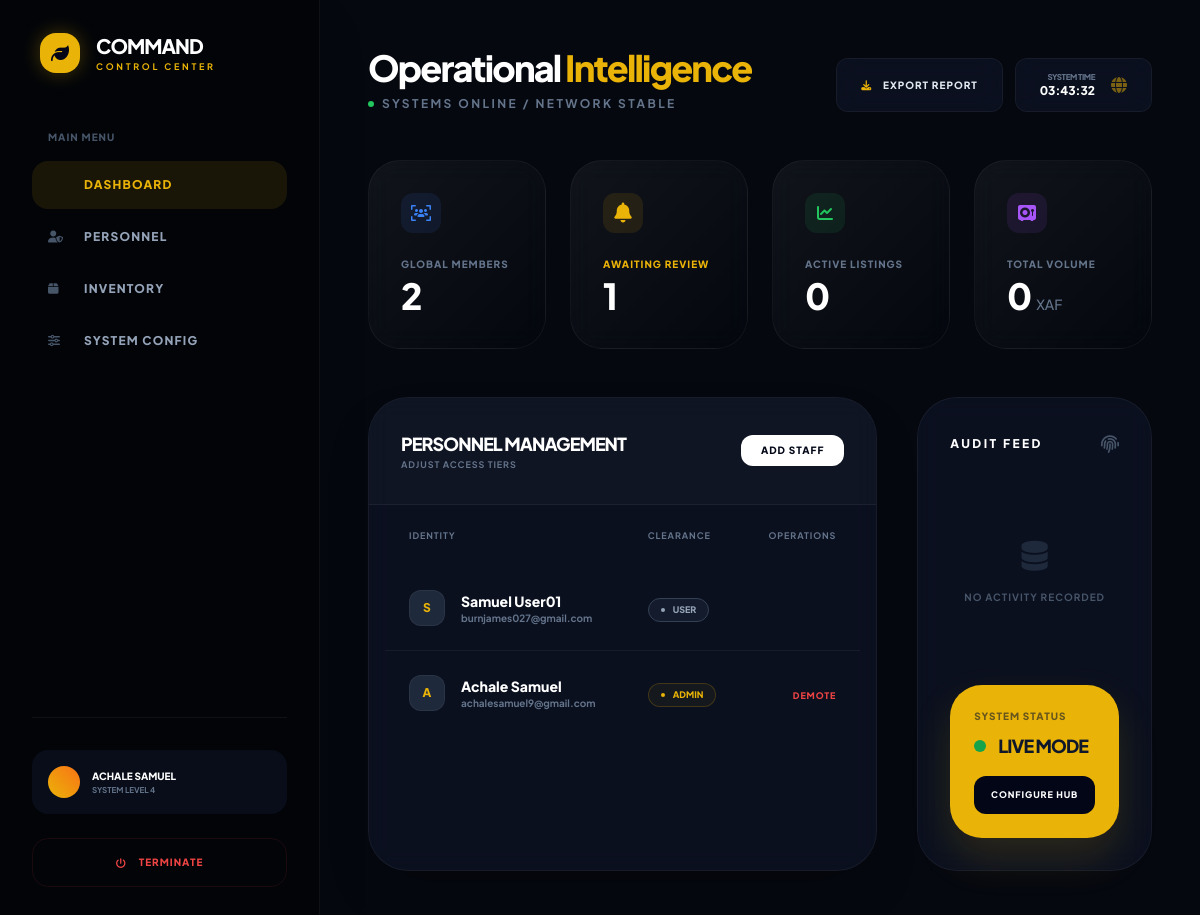
Page /admin_dashboard.php (signed in) on the committed database.
### tables this page shows
CREATE TABLE `users` (
  `id` int(11) NOT NULL,
  `username` varchar(50) NOT NULL,
  `email` varchar(100) NOT NULL,
  `password` varchar(255) NOT NULL,
  `hub_location` varchar(100) DEFAULT NULL,
  `role` varchar(20) DEFAULT 'user',
  `created_at` timestamp NOT NULL DEFAULT current_timestamp()
);

CREATE TABLE `system_settings` (
  `id` int(11) NOT NULL,
  `setting_key` varchar(50) NOT NULL,
  `setting_value` varchar(255) NOT NULL
);

### admin_dashboard.php (the view, shortened to what this page needs)
<?php
require_once 'db.php';
$m_status = 0;
$totalUsers = 0;
$pendingProducts = 0;
$activeProducts = 0;
$totalRevenue = 0;
$recent_logs = [];
$all_users = [];
try {
    $tableCheck = $pdo->query("SHOW TABLES LIKE 'system_settings'")->rowCount();
    if($tableCheck > 0) {
        $m_stmt = $pdo->query("SELECT setting_value FROM system_settings WHERE setting_key = 'maintenance_mode'");
        $m_status = $m_stmt->fetchColumn();
    }
    $totalUsers = $pdo->query("SELECT COUNT(*) FROM users")->fetchColumn() ?: 0;
    if($pdo->query("SHOW TABLES LIKE 'products'")->rowCount() > 0) {
        $pendingProducts = $pdo->query("SELECT COUNT(*) FROM products WHERE status = 'pending'")->fetchColumn() ?: 0;
        $activeProducts = $pdo->query("SELECT COUNT(*) FROM products WHERE status = 'active'")->fetchColumn() ?: 0;
    }
    if($pdo->query("SHOW TABLES LIKE 'transactions'")->rowCount() > 0) {
        $totalRevenue = $pdo->query("SELECT SUM(amount_paid) FROM transactions WHERE payment_status = 'released'")->fetchColumn() ?: 0;
    }
    if($pdo->query("SHOW TABLES LIKE 'audit_logs'")->rowCount() > 0) {
        $recent_logs = $pdo->query("SELECT a.*, u.username FROM audit_logs a JOIN users u ON a.admin_id = u.id ORDER BY a.created_at DESC LIMIT 5")->fetchAll();
    }
    $all_users = $pdo->query("SELECT id, username, email, role FROM users ORDER BY id DESC LIMIT 10")->fetchAll();
} catch (PDOException $e) {
    $error_msg = $e->getMessage();
}
?>
<!DOCTYPE html>
<html lang="en" class="scroll-smooth">
<head>
    <script src="https://cdn.tailwindcss.com"></script>
    <link rel="stylesheet" href="https://cdnjs.cloudflare.com/ajax/libs/font-awesome/6.4.0/css/all.min.css">
</head>
<body class="text-slate-200">
    <div class="flex min-h-screen">
        <aside class="w-80 bg-[#020408] border-r border-white/5 flex flex-col p-8 fixed h-full shadow-2xl z-50">
            <div class="flex items-center gap-4 mb-14 px-2">
                <div class="h-10 w-10 bg-yellow-500 rounded-2xl flex items-center justify-center text-slate-950 shadow-[0_0_20px_rgba(234,179,8,0.3)]">
                    <i class="fas fa-leaf text-lg"></i>
                </div>
                <div>
                    <h2 class="font-black text-xl tracking-tighter text-white">COMMAND</h2>
                    <p class="text-[9px] font-bold text-yellow-500 tracking-[0.3em] uppercase">Control Center</p>
                </div>
            </div>
            <nav class="space-y-1">
                <p class="text-[10px] font-black text-slate-600 uppercase tracking-widest mb-4 ml-4">Main Menu</p>
                <a href="#" class="flex items-center gap-4 bg-yellow-500/10 text-yellow-500 p-4 rounded-2xl text-xs font-black uppercase tracking-widest transition-all">
                    <i class="fas fa-grid-2 w-5"></i> Dashboard
                </a>
                <a href="#personnel" class="flex items-center gap-4 text-slate-400 p-4 rounded-2xl text-xs font-black uppercase tracking-widest hover:bg-white/5 hover:text-white transition-all">
                    <i class="fas fa-user-shield w-5 text-slate-600"></i> Personnel
                </a>
                <a href="#" class="flex items-center gap-4 text-slate-400 p-4 rounded-2xl text-xs font-black uppercase tracking-widest hover:bg-white/5 hover:text-white transition-all">
                    <i class="fas fa-box w-5 text-slate-600"></i> Inventory
                </a>
                <a href="admin_settings.php" class="flex items-center gap-4 text-slate-400 p-4 rounded-2xl text-xs font-black uppercase tracking-widest hover:bg-white/5 hover:text-white transition-all">
                    <i class="fas fa-sliders w-5 text-slate-600"></i> System Config
                </a>
            </nav>
            <div class="mt-auto pt-8 border-t border-white/5">
                <div class="bg-slate-900/50 p-4 rounded-2xl mb-6 flex items-center gap-3">
                    <div class="h-8 w-8 rounded-full bg-gradient-to-tr from-yellow-500 to-orange-500"></div>
                    <div>
                        <p class="text-[10px] font-black uppercase text-white"><?= $_SESSION['username'] ?? 'Root Admin' ?></p>
                        <p class="text-[8px] font-bold text-slate-500 uppercase">System Level 4</p>
                    </div>
                </div>
                <a href="logout.php" class="flex items-center justify-center gap-3 w-full py-4 rounded-2xl text-[10px] font-black uppercase tracking-widest text-red-500 hover:bg-red-500/10 transition-all border border-red-500/10">
                    <i class="fas fa-power-off"></i> Terminate
                </a>
            </div>
        </aside>
        <main class="flex-1 ml-80 p-12 bg-[#05080f]">
            <header class="flex justify-between items-end mb-12">
                <div>
                    <h1 class="text-4xl font-black text-white tracking-tighter">Operational <span class="text-yellow-500">Intelligence</span></h1>
                    <p class="text-xs font-bold text-slate-500 uppercase tracking-[0.2em] mt-2 flex items-center gap-2">
                        <span class="h-1.5 w-1.5 bg-green-500 rounded-full animate-pulse"></span> Systems Online / Network Stable
                    </p>
                </div>
                <div class="flex gap-3">
                    <button class="glass-card px-6 py-3 rounded-xl text-[10px] font-black uppercase tracking-widest hover:border-yellow-500/50 transition-all">
                        <i class="fas fa-download mr-2 text-yellow-500"></i> Export Report
                    </button>
                    <div class="glass-card px-6 py-3 rounded-xl flex items-center gap-4">
                        <div class="text-right">
                            <p class="text-[8px] font-black text-slate-500 uppercase tracking-tighter">System Time</p>
                            <p class="text-xs font-black text-white"><?= date('H:i:s') ?></p>
                        </div>
                        <i class="fas fa-globe text-yellow-500 opacity-50"></i>
                    </div>
                </div>
            </header>
            <div class="grid grid-cols-4 gap-6 mb-12">
                <div class="glass-card stat-gradient p-8 rounded-[2rem] hover:scale-[1.02] transition-transform cursor-pointer">
                    <div class="h-10 w-10 rounded-xl bg-blue-500/10 text-blue-500 flex items-center justify-center mb-6">
                        <i class="fas fa-users-viewfinder"></i>
                    </div>
                    <p class="text-[10px] font-black uppercase text-slate-500 tracking-widest">Global Members</p>
                    <h3 class="text-4xl font-black text-white mt-1"><?= number_format($totalUsers) ?></h3>
                </div>
                <div class="glass-card stat-gradient p-8 rounded-[2rem] hover:scale-[1.02] transition-transform cursor-pointer">
                    <div class="h-10 w-10 rounded-xl bg-yellow-500/10 text-yellow-500 flex items-center justify-center mb-6 text-xl animate-pulse">
                        <i class="fas fa-bell"></i>
                    </div>
                    <p class="text-[10px] font-black uppercase text-yellow-500 tracking-widest">Awaiting Review</p>
                    <h3 class="text-4xl font-black text-white mt-1"><?= $pendingProducts ?></h3>
                </div>
                <div class="glass-card stat-gradient p-8 rounded-[2rem] hover:scale-[1.02] transition-transform cursor-pointer">
                    <div class="h-10 w-10 rounded-xl bg-green-500/10 text-green-500 flex items-center justify-center mb-6">
                        <i class="fas fa-chart-line"></i>
                    </div>
                    <p class="text-[10px] font-black uppercase text-slate-500 tracking-widest">Active Listings</p>
                    <h3 class="text-4xl font-black text-white mt-1"><?= $activeProducts ?></h3>
                </div>
                <div class="glass-card stat-gradient p-8 rounded-[2rem] hover:scale-[1.02] transition-transform cursor-pointer">
                    <div class="h-10 w-10 rounded-xl bg-purple-500/10 text-purple-500 flex items-center justify-center mb-6">
                        <i class="fas fa-vault"></i>
                    </div>
                    <p class="text-[10px] font-black uppercase text-slate-500 tracking-widest">Total Volume</p>
                    <h3 class="text-4xl font-black text-white mt-1"><?= number_format($totalRevenue) ?><span class="text-sm ml-1 text-slate-500 font-medium">XAF</span></h3>
                </div>
            </div>
            <div class="grid grid-cols-3 gap-10">
                <div class="col-span-2 glass-card rounded-[2.5rem] overflow-hidden shadow-2xl" id="personnel">
                    <div class="p-8 border-b border-white/5 flex justify-between items-center bg-white/[0.02]">
                        <div>
                            <h3 class="text-lg font-black uppercase tracking-tighter text-white">Personnel Management</h3>
                            <p class="text-[9px] font-bold text-slate-500 uppercase tracking-widest">Adjust access tiers</p>
                        </div>
                        <button class="bg-white text-slate-950 px-5 py-2 rounded-xl text-[10px] font-black uppercase tracking-widest hover:bg-yellow-500 transition-colors">Add Staff</button>
                    </div>
                    <div class="overflow-x-auto px-4 pb-4">
                        <table class="w-full text-left">
                            <thead class="text-[9px] font-black uppercase tracking-widest text-slate-500">
                                <tr>
                                    <th class="px-6 py-6">Identity</th>
                                    <th class="px-6 py-6">Clearance</th>
                                    <th class="px-6 py-6 text-right">Operations</th>
                                </tr>
                            </thead>
                            <tbody class="divide-y divide-white/5">
                                <?php foreach($all_users as $user): ?>
                                <tr class="group hover:bg-white/[0.01] transition-all">
                                    <td class="px-6 py-6 flex items-center gap-4">
                                        <div class="h-9 w-9 rounded-xl bg-slate-800 flex items-center justify-center font-black text-xs text-yellow-500 border border-white/5">
                                            <?= strtoupper(substr($user['username'], 0, 1)) ?>
                                        </div>
                                        <div>
                                            <p class="text-sm font-black text-white"><?= htmlspecialchars($user['username']) ?></p>
                                            <p class="text-[10px] font-bold text-slate-500"><?= htmlspecialchars($user['email']) ?></p>
                                        </div>
                                    </td>
                                    <td class="px-6 py-6">
                                        <div class="inline-flex items-center gap-2 px-3 py-1 rounded-full border <?= $user['role'] == 'admin' ? 'border-yellow-500/20 bg-yellow-500/5 text-yellow-500' : 'border-slate-700 bg-slate-800/50 text-slate-400' ?> text-[9px] font-black uppercase">
                                            <span class="h-1 w-1 rounded-full bg-current"></span>
                                            <?= $user['role'] ?>
                                        </div>
                                    </td>
                                    <td class="px-6 py-6 text-right">
                                        <form action="update_role.php" method="POST">
                                            <?php if($user['role'] !== 'admin'): ?>
                                                <button name="new_role" value="admin" class="text-[9px] font-black uppercase tracking-widest opacity-0 group-hover:opacity-100 transition-all text-slate-400 hover:text-white underline decoration-yellow-500">Promote</button>
                                            <?php else: ?>
                                                <button name="new_role" value="farmer" class="text-[9px] font-black uppercase tracking-widest text-red-500 hover:text-red-400">Demote</button>
                                            <?php endif; ?>
                                        </form>
                                    </td>
                                </tr>
                                <?php endforeach; ?>
                            </tbody>
                        </table>
                    </div>
                </div>
                <div class="glass-card rounded-[2.5rem] p-8">
                    <div class="flex items-center justify-between mb-10">
                        <h4 class="text-xs font-black uppercase tracking-[0.2em] text-white">Audit Feed</h4>
                        <i class="fas fa-fingerprint text-slate-600 text-lg"></i>
                    </div>
                    <div class="space-y-6">
                        <?php if(empty($recent_logs)): ?>
                            <div class="text-center py-10">
                                <i class="fas fa-database text-slate-800 text-3xl mb-4"></i>
                                <p class="text-[10px] font-bold text-slate-600 uppercase tracking-widest">No activity recorded</p>
                            </div>
                        <?php endif; ?>
                    </div>
                    <div class="mt-10 bg-yellow-500 p-6 rounded-[2rem] text-slate-900 shadow-[0_20px_40px_rgba(234,179,8,0.15)]">
                        <p class="text-[10px] font-black uppercase tracking-widest opacity-60 mb-2">System Status</p>
                        <div class="flex items-center gap-3 mb-4">
                            <span class="h-3 w-3 rounded-full <?= $m_status ? 'bg-red-600' : 'bg-green-600' ?> animate-pulse"></span>
                            <h5 class="text-lg font-black uppercase tracking-tighter"><?= $m_status ? 'Maintenance' : 'Live Mode' ?></h5>
                        </div>
                        <a href="admin_settings.php" class="block w-full text-center bg-slate-950 text-white py-3 rounded-xl text-[9px] font-black uppercase tracking-widest hover:scale-105 transition-all">Configure Hub</a>
                    </div>
                </div>
            </div>
        </main>
    </div>
</body>
</html>

### admin_dashboard.php (style rules this page uses)
body { font-family: 'Plus Jakarta Sans', sans-serif; background-color: #05080f; }
.glass-card { background: rgba(15, 23, 42, 0.6); backdrop-filter: blur(12px); border: 1px solid rgba(255, 255, 255, 0.05); }
.stat-gradient { background: linear-gradient(135deg, rgba(255,255,255,0.05) 0%, rgba(255,255,255,0) 100%); }

### rows in the picture
users: username "S", username "Samuel User01", email "burnjames027@gmail.com", role "USER"
users: username "A", username "Achale Samuel", email "achalesamuel9@gmail.com", role "ADMIN", shows "DEMOTE"

### other values in the picture
$_SESSION['username'] "ACHALE SAMUEL"
$totalUsers "2"
$pendingProducts "1"
$activeProducts "0"
$totalRevenue "0"
